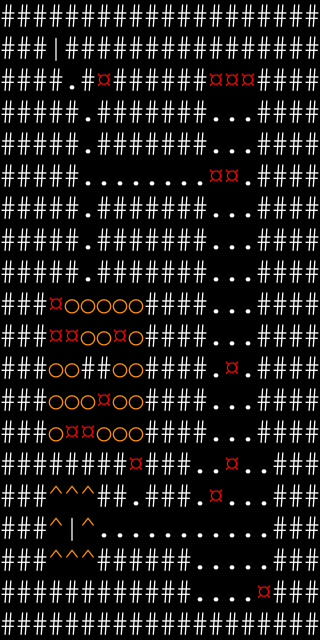

The image is a tile-based game level rendered from a .tmx file. Its description and complete source (layers, tilesets, objects, tile grids) follow:
An orthogonal 20x20 tile map with 16x32 px tiles, 3 tile layers (Terrain, Foes, Orb).

<map version="1.10" tiledversion="1.11.2" orientation="orthogonal" renderorder="right-down" width="20" height="20" tilewidth="16" tileheight="32" infinite="0" nextlayerid="4" nextobjectid="1">
 <properties>
  <property name="fp_regen" type="int" value="4" />
  <property name="name" value="Senses - Touch" />
  <property name="senses" value="Self;Touch" />
  <property name="timeline_length" type="int" value="100" />
  <property name="timeline_type" value="Asynchronous" />
 </properties>
 <tileset firstgid="1" source="tileset/editor.tsx" />
 <layer id="2" name="Terrain" width="20" height="20">
  <data encoding="csv">
5,5,5,5,5,5,5,5,5,5,5,5,5,5,5,5,5,5,5,5,
5,5,5,6,5,5,5,5,5,5,5,5,5,5,5,5,5,5,5,5,
5,5,5,5,1,5,1,5,5,5,5,5,5,1,1,1,5,5,5,5,
5,5,5,5,5,1,5,5,5,5,5,5,5,1,1,1,5,5,5,5,
5,5,5,5,5,1,5,5,5,5,5,5,5,1,1,1,5,5,5,5,
5,5,5,5,5,1,1,1,1,1,1,1,1,1,1,1,5,5,5,5,
5,5,5,5,5,1,5,5,5,5,5,5,5,1,1,1,5,5,5,5,
5,5,5,5,5,1,5,5,5,5,5,5,5,1,1,1,5,5,5,5,
5,5,5,5,5,1,5,5,5,5,5,5,5,1,1,1,5,5,5,5,
5,5,5,1,1,1,1,1,1,5,5,5,5,1,1,1,5,5,5,5,
5,5,5,1,1,1,1,1,1,5,5,5,5,1,1,1,5,5,5,5,
5,5,5,1,1,5,5,1,1,5,5,5,5,1,1,1,5,5,5,5,
5,5,5,1,1,1,1,1,1,5,5,5,5,1,1,1,5,5,5,5,
5,5,5,1,1,1,1,1,1,5,5,5,5,1,1,1,5,5,5,5,
5,5,5,5,5,5,5,5,1,5,5,5,1,1,1,1,1,5,5,5,
5,5,5,3,3,3,5,5,1,5,5,5,1,1,1,1,1,5,5,5,
5,5,5,3,6,3,1,1,1,1,1,1,1,1,1,1,1,5,5,5,
5,5,5,3,3,3,5,5,5,5,5,5,1,1,1,1,1,5,5,5,
5,5,5,5,5,5,5,5,5,5,5,5,1,1,1,1,1,5,5,5,
5,5,5,5,5,5,5,5,5,5,5,5,5,5,5,5,5,5,5,5
</data>
 </layer>
 <layer id="3" name="Foes" width="20" height="20">
  <data encoding="csv">
0,0,0,0,0,0,0,0,0,0,0,0,0,0,0,0,0,0,0,0,
0,0,0,0,0,0,0,0,0,0,0,0,0,0,0,0,0,0,0,0,
0,0,0,0,0,0,2,0,0,0,0,0,0,2,2,2,0,0,0,0,
0,0,0,0,0,0,0,0,0,0,0,0,0,0,0,0,0,0,0,0,
0,0,0,0,0,0,0,0,0,0,0,0,0,0,0,0,0,0,0,0,
0,0,0,0,0,0,0,0,0,0,0,0,0,2,2,0,0,0,0,0,
0,0,0,0,0,0,0,0,0,0,0,0,0,0,0,0,0,0,0,0,
0,0,0,0,0,0,0,0,0,0,0,0,0,0,0,0,0,0,0,0,
0,0,0,0,0,0,0,0,0,0,0,0,0,0,0,0,0,0,0,0,
0,0,0,2,0,0,0,0,0,0,0,0,0,0,0,0,0,0,0,0,
0,0,0,2,2,0,0,2,0,0,0,0,0,0,0,0,0,0,0,0,
0,0,0,0,0,0,0,0,0,0,0,0,0,0,2,0,0,0,0,0,
0,0,0,0,0,0,2,0,0,0,0,0,0,0,0,0,0,0,0,0,
0,0,0,0,2,2,0,0,0,0,0,0,0,0,0,0,0,0,0,0,
0,0,0,0,0,0,0,0,2,0,0,0,0,0,2,0,0,0,0,0,
0,0,0,0,0,0,0,0,0,0,0,0,0,2,0,0,0,0,0,0,
0,0,0,0,0,0,0,0,0,0,0,0,0,0,0,0,0,0,0,0,
0,0,0,0,0,0,0,0,0,0,0,0,0,0,0,0,0,0,0,0,
0,0,0,0,0,0,0,0,0,0,0,0,0,0,0,0,2,0,0,0,
0,0,0,0,0,0,0,0,0,0,0,0,0,0,0,0,0,0,0,0
</data>
 </layer>
 <layer id="1" name="Orb" width="20" height="20">
  <data encoding="csv">
0,0,0,0,0,0,0,0,0,0,0,0,0,0,0,0,0,0,0,0,
0,0,0,0,0,0,0,0,0,0,0,0,0,0,0,0,0,0,0,0,
0,0,0,0,0,0,0,0,0,0,0,0,0,0,0,0,0,0,0,0,
0,0,0,0,0,0,0,0,0,0,0,0,0,0,0,0,0,0,0,0,
0,0,0,0,0,0,0,0,0,0,0,0,0,0,0,0,0,0,0,0,
0,0,0,0,0,0,0,0,0,0,0,0,0,0,0,0,0,0,0,0,
0,0,0,0,0,0,0,0,0,0,0,0,0,0,0,0,0,0,0,0,
0,0,0,0,0,0,0,0,0,0,0,0,0,0,0,0,0,0,0,0,
0,0,0,0,0,0,0,0,0,0,0,0,0,0,0,0,0,0,0,0,
0,0,0,0,4,4,4,4,4,0,0,0,0,0,0,0,0,0,0,0,
0,0,0,0,0,4,4,0,4,0,0,0,0,0,0,0,0,0,0,0,
0,0,0,4,4,0,0,4,4,0,0,0,0,0,0,0,0,0,0,0,
0,0,0,4,4,4,0,4,4,0,0,0,0,0,0,0,0,0,0,0,
0,0,0,4,0,0,4,4,4,0,0,0,0,0,0,0,0,0,0,0,
0,0,0,0,0,0,0,0,0,0,0,0,0,0,0,0,0,0,0,0,
0,0,0,0,0,0,0,0,0,0,0,0,0,0,0,0,0,0,0,0,
0,0,0,0,0,0,0,0,0,0,0,0,0,0,0,0,0,0,0,0,
0,0,0,0,0,0,0,0,0,0,0,0,0,0,0,0,0,0,0,0,
0,0,0,0,0,0,0,0,0,0,0,0,0,0,0,0,0,0,0,0,
0,0,0,0,0,0,0,0,0,0,0,0,0,0,0,0,0,0,0,0
</data>
 </layer>
</map>
